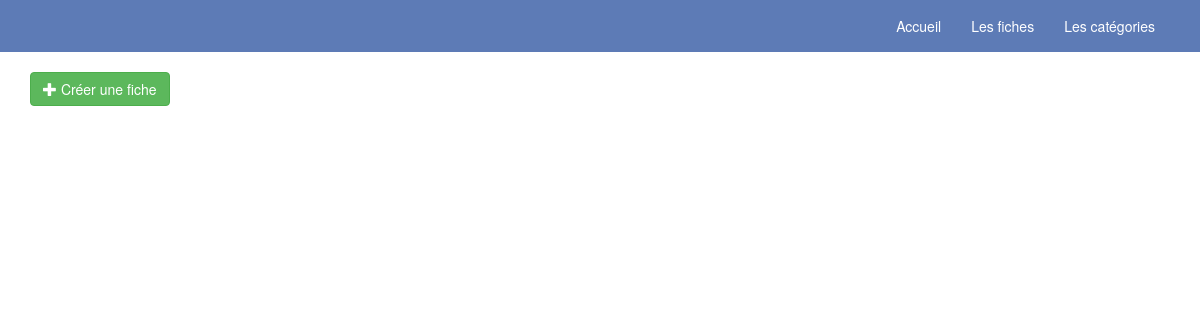
Page /fiches on the earlier database version.
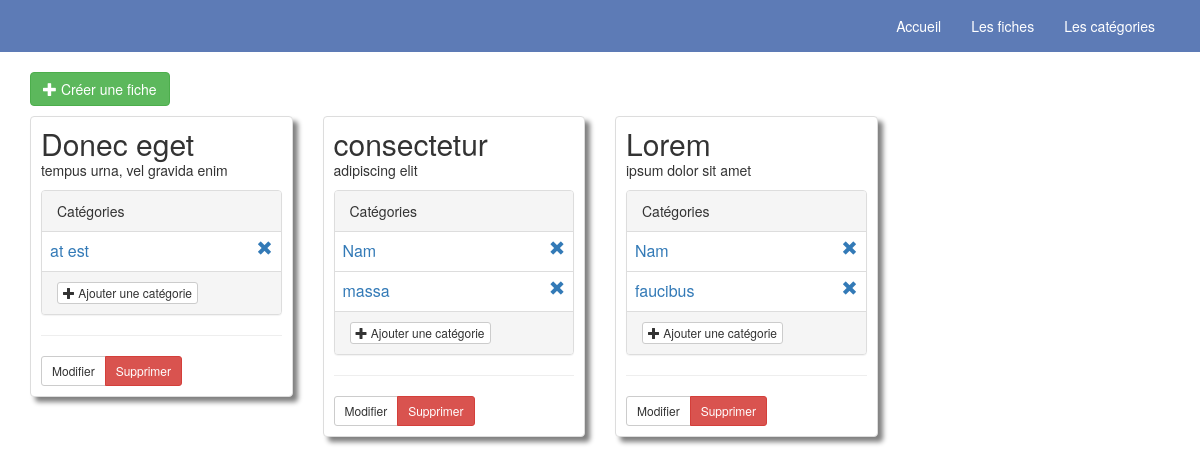
Same page on the later database version.
### tables this page shows
CREATE TABLE fiche
(
	id int NOT NULL AUTO_INCREMENT,
	libelle varchar(50) NOT NULL,
	description varchar(255),

	PRIMARY KEY (id)
);

CREATE TABLE categorie
(
	id int NOT NULL AUTO_INCREMENT,
	libelle varchar(50),

	PRIMARY KEY (id)
);

### controllers/controller.php (called while the page is built, shortened)
<?php
class Controller {
    protected $template;
    public function Controller() {
        $this->template = Configuration::getConfiguration("defaultTemplate");
    }
    protected function renderTemplate($data = array()) {
        include($this->template);
    }
}
?>

### controllers/fichesController.php (called while the page is built, shortened)
<?php
require_once("controller.php");
require_once("../models/ficheModel.php");
class FichesController extends Controller{
    public function index() {
        $fiches = Fiche::all();
        $data = array("fiches" => $fiches);
        $this->renderTemplate($data);
    }
}
?>

### application.php (called while the page is built, shortened)
<?php
require_once "helpers/database_helpers.php";
require_once "controllers/fichesController.php";
class Application {
    public function Application() {
        $this->getRoute();
    }
    private function getRoute() {
        $router = Router::getRouter();
        $url = $_SERVER['REQUEST_URI'];
        $method = $_SERVER["REQUEST_METHOD"];
        $router = $router->getRoute($url, $method);
        $controller = new $router->controller();
        $controller->{$router->action}($router->params);
    }
}
?>

### web/index.php (called while the page is built)
<?php
include_once "../application.php";
new Application();
?>

### helpers/database_helpers.php (called while the page is built, shortened)
<?php
class DBHelpers{
    private static $instance = null;
    private $hostname;
    private $user;
    private $password;
    private $driver;
    public function DBHelpers($hostname, $user, $password, $dbname, $port = 3306, $driver = 'mysql'){
        $this->hostname     = $hostname;
        $this->user         = $user;
        $this->password     = $password;
        $this->db           = $dbname;
        $this->driver       = $driver;
    }
    private function getDSN(){
        return "$this->driver:host=$this->hostname;dbname=$this->db";
    }
    public function select($sql, $class){
        $dbh = $this->connect();
        $stmt = $dbh->query($sql);
        return $stmt->fetchAll(PDO::FETCH_CLASS, $class);
    }
    private function connect(){
        $pdo = null;
        try{
            $pdo = new PDO($this->getDSN(), $this->user, $this->password);
        }catch (Exception $e){
            throw new Exception( "Connexion à la base de données impossible." );
        }
        return $pdo;
    }
    public static function getDBHelpers(){
        if (is_null(DBHelpers::$instance))
            DBHelpers::$instance = new DBHelpers(Configuration::getConfiguration("db_adress"),
                Configuration::getConfiguration("db_user"),
                Configuration::getConfiguration("db_password"),
                Configuration::getConfiguration("db_name"));
        return DBHelpers::$instance;
    }
}
?>

### models/model.php (called while the page is built, shortened)
<?php
class Model {
    public static function find( $params = array() ) {
        $class = get_called_class();
        $table_name = $class::$table_name;
        $retour = null;
        $sql = "SELECT * FROM $table_name";
        if(count($params) > 0) {
            $cpt = 0;
            $sql .= " WHERE ";
            foreach ($params as $column_name => $value) {
                switch(gettype($value)){
                    case "string":
                        $sql .= "$column_name = '$value'";
                        break;
                }
            }
        }
        $sql .= ";";
        $dbh = DBHelpers::getDBHelpers();
        try{
            $retour = $dbh->select($sql, $class);
        }catch(Exception $e){
            FlashHelpers::getFlashHelpers()->addError($e->getMessage());
        }
        return $retour;
    }
    public static function all( ) {
        $retour = array();
        $class = get_called_class();
        $table_name = $class::$table_name;
        $sql = "SELECT * FROM $table_name ORDER BY id DESC;";
        $dbh = DBHelpers::getDBHelpers();
        try{
            $retour  = $dbh->select($sql, $class);
        }catch(Exception $e){
            $_SESSION["notice"]["error"][] = $e->getMessage();
        }
        return $retour;
    }
}

### models/ficheModel.php (called while the page is built, shortened)
<?php
require_once("model.php");
require_once("ficheCategorieModel.php");
class Fiche extends Model {
    public function getCategories(){
        $ficheCategories = FicheCategorie::find(array("fiche_id" => $this->id));
        $this->categories = array();
        foreach($ficheCategories as $ficheCategorie){
            $this->categories[] = $ficheCategorie->getCategorie()[0];
        }
        return $this->categories;
    }
}

### models/ficheCategorieModel.php (called while the page is built, shortened)
<?php
require_once("model.php");
class FicheCategorie extends Model {
    public $categorie_id;
    public function getCategorie(){
        return Categorie::find(array("id" => $this->categorie_id));
    }
}

### views/fiches/index.php (the view)
<div class="row">
    <div class="col-md-12 align-right">
        <a href="/fiches/nouveau" class="btn btn-success"><i class="glyphicon glyphicon-plus"></i> Créer une fiche</a>
    </div>
</div>
<?php
$col = 0;
$fiches = $data["fiches"];
foreach($fiches as $fiche) {
    if ($col == 0) {
        echo "<div class='row'>";
    }
    echo "<div class='col-md-3'>";
    echo "    <div class='thumbnail'>";
    echo "        <h2>" . $fiche->libelle . "</h2>";
    echo "        <p>" . $fiche->description . "</p>";
    echo "    <div class='panel panel-default'>";
    echo "        <div class='panel-heading'>Catégories</div>";
    $categories = $fiche->getCategories();
    if (count($categories) > 0) {
        echo "<table class='table'>";
        foreach ($categories as $categorie) {
            echo "            <tr>";
            echo "                <td><a href='/categories/$categorie->id'>$categorie->libelle</a></td>";
            echo "                <td align='right'><a href='/fiches/$fiche->id/categories/$categorie->id/supprimer'><i class='glyphicon glyphicon-remove'></i></a></td>";
            echo "            </tr>";
        }
        echo "</table>";
    }
    echo "        <div class='panel-footer'>";
    echo "            <a href='fiches/$fiche->id/categories/ajouter' class='btn btn-xs btn-default'>";
    echo "                <i class='glyphicon glyphicon-plus'></i> Ajouter une catégorie";
    echo "            </a>";
    echo "        </div>";
    echo "    </div>";
    echo "        <hr/>";
    echo "        <div class='btn-group btn-group-sm' role='group'>";
    echo "            <a class='btn btn-sm btn-default' href='fiches/".$fiche->id."/modifier'>Modifier</a>";
    echo "            <a class='btn btn-sm btn-danger' href='fiches/".$fiche->id."/supprimer'>Supprimer</a>";
    echo "        </div>";
    echo "    </div>";
    echo "</div>";
    if( $col == 3 ){
        echo "</div>";
        $col = 0;
    }else{
        $col++;
    }
}
?>

### views/layout/template.php (shortened to what this page needs)
<html>
<head>
    <link rel="stylesheet" href="/assets/css/bootstrap.min.css">
    <link rel="stylesheet" href="/assets/css/default.css">
</head>
<body>
<?php include_once "header.php" ?>
<div class="container">
    <?php include($this->view); ?>
</div>
</body>
</html>

### views/layout/header.php
<div class="navbar">
  <div class="container">
    <div class="collapse navbar-collapse" id="navbar-ex-collapse">
      <ul class="nav navbar-nav navbar-right">
        <li class="active">
          <a href="/">Accueil</a>
        </li>
        <li>
          <a href="/fiches">Les fiches</a>
        </li>
        <li>
          <a href="/categories">Les catégories</a>
        </li>
      </ul>
    </div>
  </div>
</div>

### web/assets/css/default.css (style rules this page uses)
.navbar { background: #5D7BB6 none repeat scroll 0% 0%; border-radius: 0px; }
.navbar a { color:white; }
.thumbnail { padding: 10px; margin: 10px 0px; box-shadow: 5px 5px 5px grey }
.thumbnail h2 { padding: 0px; margin: 0px; }

Differences in the rows shown:
added fiche: libelle "Donec eget", description "tempus urna, vel gravida enim"
added categorie: libelle "at est", shown under "Donec eget"
added fiche: libelle "consectetur", description "adipiscing elit"
added categorie: libelle "Nam"
added categorie: libelle "massa", shown under "consectetur"
added fiche: libelle "Lorem", description "ipsum dolor sit amet"
added categorie: libelle "faucibus", shown under "Lorem"
